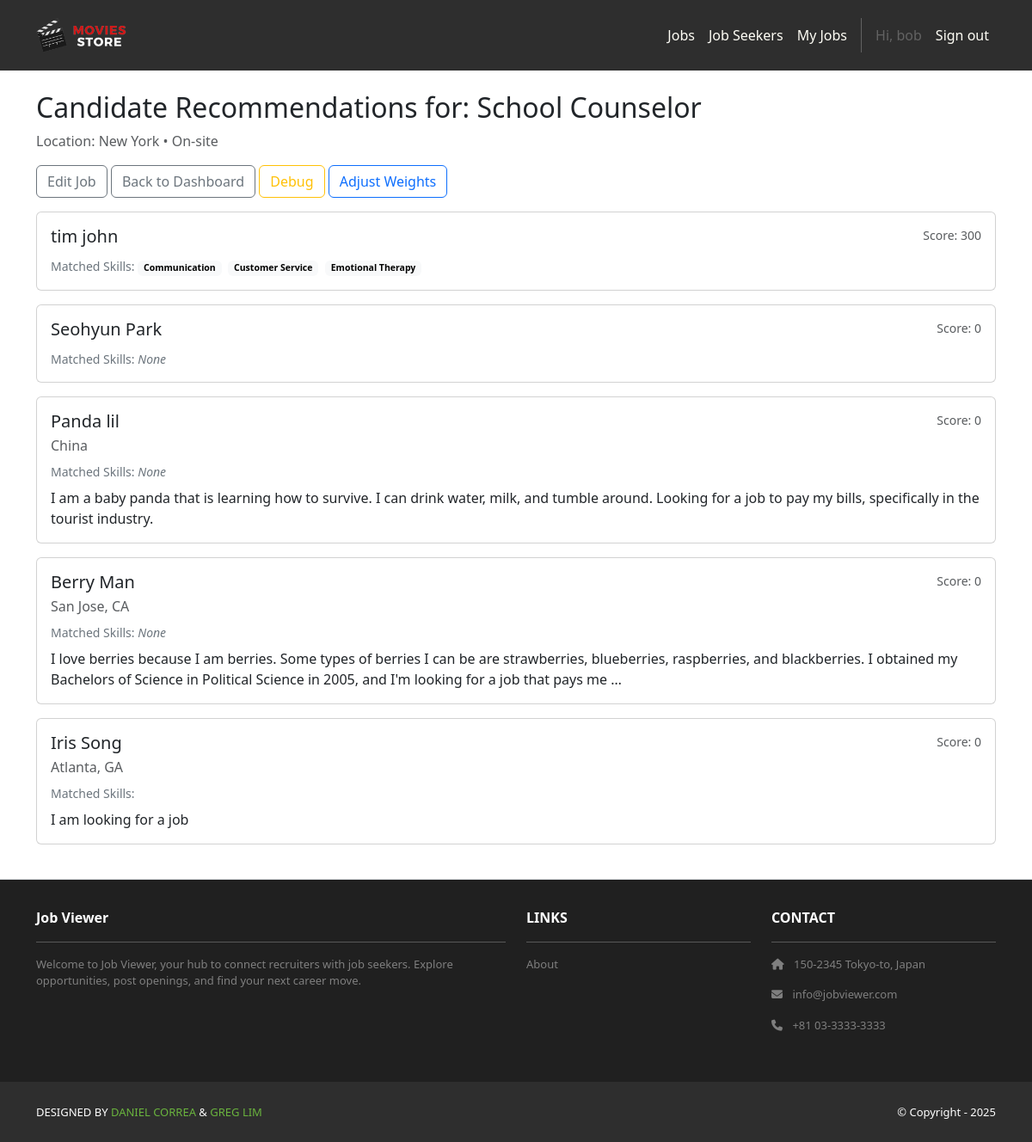
Page /jobs/4/recommendations/ (signed in) on the committed database.
### accounts/models.py (models this page shows)
class User(AbstractUser):
    class Roles(models.TextChoices):
        RECRUITER = "RECRUITER", "Recruiter"
        JOB_SEEKER = "JOB_SEEKER", "Job Seeker"
    role = models.CharField(
        max_length=20, choices=Roles.choices, default=Roles.JOB_SEEKER, db_index=True
    )
    @property
    def is_recruiter(self) -> bool:
        return self.role == self.Roles.RECRUITER
    @property
    def is_jobseeker(self) -> bool:
        return self.role == self.Roles.JOB_SEEKER

### jobs/models.py (models this page shows, shortened)
class Job(models.Model):
    class RemoteType(models.TextChoices):
        ONSITE = "ONSITE", "On-site"
        REMOTE = "REMOTE", "Remote"
        HYBRID = "HYBRID", "Hybrid"
    title = models.CharField(max_length=200, db_index=True)
    description = models.TextField()
    location = models.CharField(max_length=200, db_index=True)
    remote_type = models.CharField(max_length=6, choices=RemoteType.choices)
    salary_min = models.PositiveIntegerField(null=True, blank=True)
    salary_max = models.PositiveIntegerField(null=True, blank=True)
    visa_sponsorship = models.BooleanField(default=False)
    min_experience = models.PositiveIntegerField(null=True, blank=True)
    skills = models.ManyToManyField(Skill, blank=True, related_name="jobs")
    created_by = models.ForeignKey(
        settings.AUTH_USER_MODEL,
        on_delete=models.CASCADE,
        related_name="jobs",
        limit_choices_to={"role": "RECRUITER"},
    )
    created_at = models.DateTimeField(auto_now_add=True)

### jobSeekers/models.py (models this page shows, shortened)
class JobSeeker(models.Model):
    user = models.OneToOneField(
        settings.AUTH_USER_MODEL, on_delete=models.CASCADE, related_name="jobseeker_profile"
    )
    firstName = models.CharField("First Name", max_length=255)
    lastName  = models.CharField("Last Name", max_length=255)
    location  = models.CharField("Location", max_length=255, blank=True)
    image     = models.ImageField("Profile Image", upload_to='jobSeeker_images/', null=True, blank=True)
    years_experience = models.PositiveIntegerField(null=True, blank=True)
    open_to_work = models.BooleanField(default=True)
    desired_salary_min = models.PositiveIntegerField(null=True, blank=True)
    desired_salary_max = models.PositiveIntegerField(null=True, blank=True)
    education = models.ForeignKey("Institution", on_delete=models.PROTECT, related_name="jobSeeker", null=True, blank=True)
    degree    = models.CharField(max_length=255, blank=True)
    startYear = models.IntegerField("Start Year", null=True, blank=True)
    endYear   = models.IntegerField("End Year", null=True, blank=True)
    headline   = models.TextField(blank=True)
    experience = models.ManyToManyField("Experience", related_name="jobSeeker", blank=True)
    skills     = models.ManyToManyField("Skill", related_name="jobSeeker", blank=True)
    links      = models.ManyToManyField("Link", related_name="jobSeeker", blank=True)
    hide_image = models.BooleanField(default=False)
    hide_headline = models.BooleanField(default=False)
    hide_profile = models.BooleanField(default=False)
    hide_location = models.BooleanField(default=False)
    @property
    def full_name(self):
        return f"{self.firstName} {self.lastName}"

class Skill(models.Model):
    name = models.CharField(max_length=255, unique=True)

### jobs/views.py (the view)
# urls.py: path("<int:pk>/recommendations/", views.job_recommendations, name="jobs.recommendations"),
@login_required
@recruiter_required
def job_recommendations(request, pk):
    job = get_object_or_404(Job, pk=pk, created_by=request.user)
    candidates = recommend_candidates_for_job(job)
    return render(request, "jobs/recommendations.html", {"job": job, "candidates": candidates})

### jobs/templates/jobs/recommendations.html
{% extends "base.html" %}
{% block content %}
<div class="container py-4">
  <h2>Candidate Recommendations for: {{ job.title }}</h2>
  <p class="text-muted">Location: {{ job.location }} • {{ job.get_remote_type_display }}{% if job.min_experience %} • Min Exp: {{ job.min_experience }} yrs{% endif %}</p>
  <div class="mb-3">
    <a href="{% url 'jobs.edit' job.pk %}" class="btn btn-outline-secondary">Edit Job</a>
    <a href="{% url 'jobs.dashboard' %}" class="btn btn-outline-secondary">Back to Dashboard</a>
    <a href="{% url 'jobs.recommendations_debug' job.pk %}" class="btn btn-outline-warning">Debug</a>
    <a href="{% url 'accounts.recommendation_settings' %}" class="btn btn-outline-primary">Adjust Weights</a>
  </div>
  {% for c in candidates %}
    <div class="card mb-3">
      <div class="card-body">
        <div class="d-flex justify-content-between">
          <div>
            <h5 class="card-title mb-1">{{ c.full_name }}</h5>
            <div class="text-muted">{{ c.location }}{% if c.years_experience %} • {{ c.years_experience }} yrs exp{% endif %}</div>
          </div>
          <div class="text-end text-muted small">
            Score: {{ c.total_score|default:0 }}
          </div>
        </div>
        <div class="small text-secondary mt-2">
          Matched Skills:
          {% with job_skills=job.skills.all candidate_skills=c.skills.all %}
            {% if job_skills and candidate_skills %}
              {% for s in job_skills %}
                {% if s in candidate_skills %}
                  <span class="badge text-bg-light me-1">{{ s.name }}</span>
                {% endif %}
              {% endfor %}
            {% else %}
              <em>None</em>
            {% endif %}
          {% endwith %}
        </div>
        {% if c.headline %}
          <p class="mt-2 mb-0">{{ c.headline|truncatewords:40 }}</p>
        {% endif %}
      </div>
    </div>
  {% empty %}
    <p>No matching candidates found yet. Try adding skills or adjusting minimum experience.</p>
  {% endfor %}
</div>
{% endblock %}

### jobStore/templates/base.html (shortened to what this page needs)
<!DOCTYPE html>
<html>
  {% load static %}
  <head>
    <link href="https://cdn.jsdelivr.net/npm/bootstrap@5.3.3/dist/css/bootstrap.min.css"
          rel="stylesheet">
    <link rel="stylesheet"
          href="https://cdnjs.cloudflare.com/ajax/libs/font-awesome/6.1.1/css/all.min.css">
    <link rel="stylesheet" type="text/css" href="{% static 'css/style.css' %}">
  </head>
  <body class="d-flex flex-column min-vh-100">
    <nav class="p-3 navbar navbar-dark bg-dark navbar-expand-lg">
      <div class="container">
        <a class="navbar-brand" href="{% url 'home.index' %}">
          <img src="{% static 'img/logo.png' %}" alt="logo" height="40" />
        </a>
        <div class="collapse navbar-collapse" id="navbarNavAltMarkup">
          <div class="navbar-nav ms-auto navbar-ml">
            <a class="nav-link" href="{% url 'jobs.list' %}">Jobs</a>
            {% if user.is_authenticated %}
              {% if user.is_staff or user.is_recruiter %}
                <a class="nav-link" href="{% url 'jobSeekers.index' %}">Job Seekers</a>
                <a class="nav-link" href="{% url 'jobs.dashboard' %}">My Jobs</a>
              {% endif %}
              <span class="nav-link disabled">Hi, {{ user.username }}</span>
              <a class="nav-link" href="{% url 'logout' %}">Sign out</a>
            {% else %}
              <a class="nav-link" href="{% url 'login' %}">Log in</a>
              <a class="nav-link" href="{% url 'signup.choice' %}">Sign up</a>
            {% endif %}
          </div>
        </div>
      </div>
    </nav>
    <div class="flex-grow-1">
      {% block content %}
      {% endblock content %}
    </div>
    <section class="p-3 ms-footer d-none d-md-block mt-auto py-3 border-top">
      <div class="container">
        <div class="row mt-3 text-white">
          <div class="col-md-6 col-lg-6 col-xl-6 mx-auto mb-4">
            <b>Job Viewer</b>
            <hr />
            <p>
              Welcome to Job Viewer, your hub to connect recruiters with job seekers.
              Explore opportunities, post openings, and find your next career move.
            </p>
          </div>
          <div class="col-md-3 col-lg-3 col-xl-3 mx-auto mb-4">
            <b>LINKS</b>
            <hr />
            <p><a class="nav-link" href="{% url 'home.about' %}">About</a></p>
          </div>
          <div class="col-md-3 col-lg-3 col-xl-3 mx-auto mb-4">
            <b>CONTACT</b>
            <hr />
            <p><i class="fas fa-home me-2"></i> 150-2345 Tokyo-to, Japan</p>
            <p><i class="fas fa-envelope me-2"></i> info@jobviewer.com</p>
            <p><i class="fas fa-phone me-2"></i> +81 03-3333-3333</p>
          </div>
        </div>
      </div>
    </section>
    <section class="p-3 ms-footer-bottom bg-dark">
      <div class="container d-flex justify-content-between">
        <div class="me-5 text-white">
          <span>DESIGNED BY
            <a href="https://www.x.com/danielgarax" target="_blank">DANIEL CORREA</a> &
            <a href="https://www.x.com/greglim81" target="_blank">GREG LIM</a>
          </span>
        </div>
        <div class="text-white">
          <span>© Copyright - 2025</span>
        </div>
      </div>
    </section>
  </body>
</html>

### jobStore/static/css/style.css (style rules this page uses)
html { outline: 4px dashed hotpink !important; }
.navbar a.nav-link { color: #FFFEF6 !important; }
.bg-dark { background-color: #2E2E2E !important; }
.ms-footer { background-color: #202020; }
.ms-footer p { color: #7F7F7F; font-size: 13px; }
.ms-footer-bottom span { font-size: 13px; line-height: 38px; }
.ms-footer-bottom a { color: #6ab43e; text-decoration: none; }

### rows in the picture
User: username "bob"
Job: title "School Counselor", location "New York", remote_type "On-site"
JobSeeker: full_name "tim john", total_score "300"
Skill: name "Communication"
Skill: name "Customer Service"
Skill: name "Emotional Therapy"
JobSeeker: full_name "Seohyun Park", total_score "0", shows "None"
JobSeeker: full_name "Panda lil", location "China", total_score "0", shows "None", headline "I am a baby panda that is learning how to survive. I can drink water, milk, and tumble around. Looking for a job to pay my bills, specifically in the tourist industry."
JobSeeker: full_name "Berry Man", location "San Jose, CA", total_score "0", shows "None", headline "I love berries because I am berries. Some types of berries I can be are strawberries, blueberries, raspberries, and blackberries. I obtained my Bachelors of Science in Political Science in 2005, and I'm looking for a job that pays me …"
JobSeeker: full_name "Iris Song", location "Atlanta, GA", total_score "0", headline "I am looking for a job"
